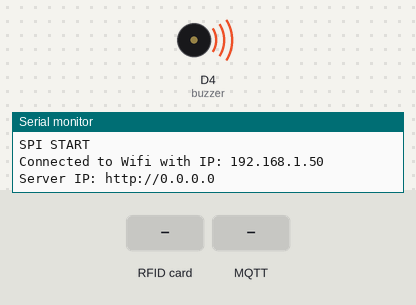
Bench run of a sketch on a simulated ESP8266 (NodeMCU). On the bench: buzzer (waves = sounding), the last lines printed to the serial monitor. The test bench sets the inputs (shaded band). WiFi joins after 1.5 s; servers stay silent unless stated; no MQTT or app messages arrive unless stated.

Above: at 3.1 s.
At 4.6 s:
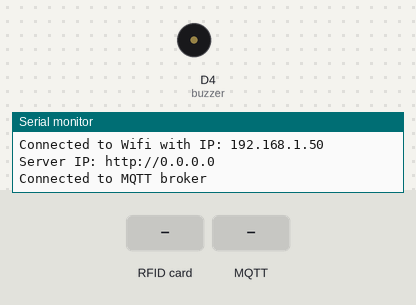
4.7 s: RFID card 5E 7A 19 C4 held to the reader
6.4 s: MQTT message "200" arrives on the first subscribed topic
8.0 s: MQTT message "on" arrives on the first subscribed topic
9.6 s: MQTT message "off" arrives on the first subscribed topic
Timing chart, 0 to 12.1 s (numbered marks = the images above; inputs shaded):
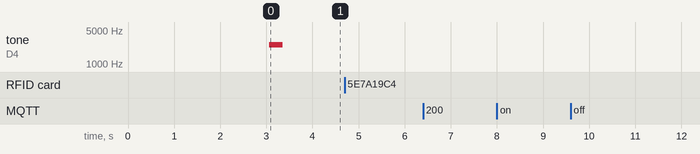

The sketch:

espAuthClient.ino
```cpp
//Add Library
#include <SPI.h>
#include <MFRC522.h>
#include <ESP8266WiFi.h>
#include <WiFiManager.h>
#include <PubSubClient.h>
#include <ArduinoJson.h>

#define CONNECTION_TIMEOUT 10
#define rstRF D1
#define sdaRF D2

//Pin variable
//DONT EVER USE D8 OR CAUSE WATCHDOG ERROR
const int buzzer = D4, sckRF = D5, mosiRF = D7, misoRF = D6;
int pinOut[] = { buzzer };

//LEDC SETUP
const int ledcChannel = 0, ledcTimer = 8, ledcBaseFreq = 2000;

MFRC522 mfrc522(sdaRF, rstRF);

//Wifi SSID
const char *ssid = "Hurrdurr", *pw = "wumbomumbo";

char server[255];

//WifiManager Object
WiFiManager wm;
WiFiClient espClient;

//MQTT Object
PubSubClient client(espClient);

//Changeable variable
int tryDelay = 500;
String hexID;
char espId[15];
int port;

void scanCard(String& card) {
  if (!mfrc522.PICC_IsNewCardPresent()) {
    return;
  }

  if (!mfrc522.PICC_ReadCardSerial()) {
    return;
  }

  Serial.println("Available Card");
  for (byte i = 0; i < mfrc522.uid.size; i++) {
    card.concat(String(mfrc522.uid.uidByte[i] < 0x10 ? "0" : ""));
    card.concat(String(mfrc522.uid.uidByte[i], HEX));
  }
  card.toUpperCase();
  hexID = card;
}

//MQTT CALLBACK
/*
  May god help you like it help me understand this function
*/
void callback(char* topic, byte* payload, unsigned int length) {
  char response[length + 1];
  memcpy(response, payload, length);
  response[length] = '\0';
  Serial.println(response);
  Serial.println(topic);
  DynamicJsonDocument doc(1024);
  DeserializationError error = deserializeJson(doc, response);
  if (error) {
    // parsing failed
    Serial.println(error.c_str());
    return;
  }
  JsonArray statusCodeArray = doc["statusCode"];
  if (!statusCodeArray.isNull() && statusCodeArray.size() >= 1) {
    String statusCode = statusCodeArray[0];
    Serial.println(statusCode);
    if (statusCode == "200") {
      confirmTone(buzzer);
    } else {
      deadTone(buzzer);
    }
  }
}

//Piezzo tone
void confirmTone(int pin) {
  tone(pin, 2500, 200);
  delay(200);
  noTone(pin);
  tone(pin, 2500, 200);
  delay(100);
  noTone(pin);
}

void deadTone(int pin) {
  tone(pin, 1000, 500);
  delay(1000);
  noTone(pin);
  tone(pin, 500, 1000);
  delay(1000);
  noTone(pin);
}

void setup() {
  Serial.begin(9600);
  SPI.begin();
  mfrc522.PCD_Init();
  delay(1000);
  Serial.println("SPI START");
  /*
  for(int x : pinOut){
    pinMode(x, OUTPUT);
  }
  */
  pinMode(buzzer, OUTPUT);
  WiFi.mode(WIFI_STA);
  bool res;
  wm.setDebugOutput(false);
  wm.resetSettings();
  WiFiManagerParameter mqtt_server("server_address", "Enter MQTT Server Address", "http://0.0.0.0", 255);
  wm.addParameter(&mqtt_server);
  WiFiManagerParameter mqtt_port("port_address", "Enter MQTT Port", "1883", 255);
  wm.addParameter(&mqtt_port);
  res = wm.autoConnect("ESP CONFIG", "siotics0rgConf");
  if (!res) {
    Serial.println("Failed to connect");
    ESP.restart();
    delay(1000);
  } else {
    Serial.print("Connected to Wifi with IP: ");
    Serial.println(WiFi.localIP());
  }
  Serial.print("Server IP: ");
  strcpy(server, mqtt_server.getValue());
  port = atoi(mqtt_port.getValue());
  Serial.println(server);
  delay(tryDelay);
  if (WiFi.status() == WL_CONNECTED) {
    confirmTone(buzzer);
  }
  sprintf(espId, "%06X", ESP.getChipId());
  client.setServer(server, port);
  client.setCallback(callback);
  while (!client.connected()) {
    if (client.connect(espId)) {
      Serial.println("Connected to MQTT broker");
    } else {
      deadTone(buzzer);
      Serial.println("Failed to connect. Retrying...");
      delay(1000);
    }
  }
  String topic = "esp/" + String(espId) + "/response";
  client.subscribe(topic.c_str());
}

void loop() {
  // put your main code here, to run repeatedly:
  if (WiFi.status() != WL_CONNECTED) {
    Serial.println("Wifi disconnected");
    Serial.println("Retrying...");
    WiFi.begin(ssid, pw);
    delay(5000);
  }

  if (!client.connected()) {
    reconnect();
    return;
  }
  client.loop();
  scanCard(hexID);
  Serial.println(hexID);
  delay(500);
  if (hexID.length() != 0) {
    String attendance = "esp/attendance";
    String espIdStr = espId;
    String hexIDStr = hexID;
    String msg = "{\"espId\":\"" + espIdStr + "\",\"hexID\":\"" + hexIDStr + "\"}";
    client.publish(attendance.c_str(), msg.c_str());
    hexID = "";
  }
}

void reconnect() {
  // Loop until we're reconnected
  while (!client.connected()) {
    Serial.print("Attempting MQTT connection...");
    // Attempt to connect
    if (client.connect(espId)) {
      Serial.println("connected");
      String topic = "esp/" + String(espId) + "/response";
      client.subscribe(topic.c_str());
    } else {
      Serial.print("failed, rc=");
      Serial.print(client.state());
      Serial.println(" try again in 5 seconds");
      // Wait 5 seconds before retrying
      delay(5000);
    }
  }
}
```
